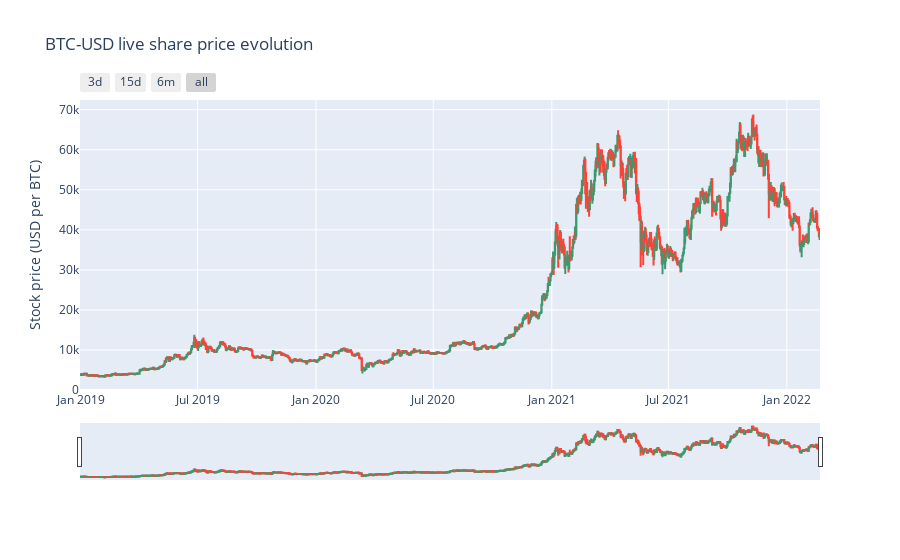

Write notebook code for a chart like this one.
### Code cell
fig = go.Figure()

fig.add_trace(go.Candlestick(x=data.index,
                             open=data['Open'],
                             high=data['High'],
                             low=data['Low'],
                             close=data['Close'], name='market data'))
fig.update_layout(
    title='BTC-USD live share price evolution',
    yaxis_title='Stock price (USD per BTC)'
)
fig.update_xaxes(
    rangeslider_visible=True,
    rangeselector=dict(
        buttons=list([
                      dict(count=3, label='3d', step='day', stepmode='backward'),
                    dict(count=15, label='15d', step='day', stepmode='todate'),
                    dict(count=6, label='6m', step='month', stepmode='backward'),
                      dict(step='all')
        ])
    )
)
fig.show()

### Figure 1 — Plotly figure (JSON) as saved in the notebook; plotly's stock layout.template omitted (floating-point values rounded to 4 significant figures; data arrays with more than 128 entries replaced by an {"elided": "..."} marker saying what was removed)
{"data": [{"close": {"elided": "1149 float values"}, "high": {"elided": "1149 float values"}, "low": {"elided": "1149 float values"}, "name": "market data", "open": {"elided": "1149 float values"}, "type": "candlestick", "x": {"elided": "1149 str values"}}], "layout": {"title": {"text": "BTC-USD live share price evolution"}, "xaxis": {"rangeselector": {"buttons": [{"count": 3, "label": "3d", "step": "day", "stepmode": "backward"}, {"count": 15, "label": "15d", "step": "day", "stepmode": "todate"}, {"count": 6, "label": "6m", "step": "month", "stepmode": "backward"}, {"step": "all"}]}, "rangeslider": {"visible": true}}, "yaxis": {"title": {"text": "Stock price (USD per BTC)"}}}}
